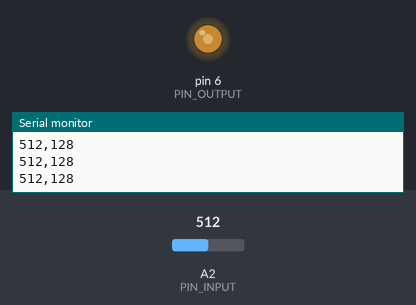
A sketch run on a simulated Arduino Uno, built with avr-gcc and run on an emulated ATmega328P. On the bench: output pins drawn as LEDs (lit = HIGH), the last lines printed to the serial monitor. The inputs (shaded band) are chosen by the test bench; at power-on: A2 (PIN_INPUT) = 512.

Above: at 1.2 s.
1.3 s: A2 (PIN_INPUT) set to 993
At 1.6 s:
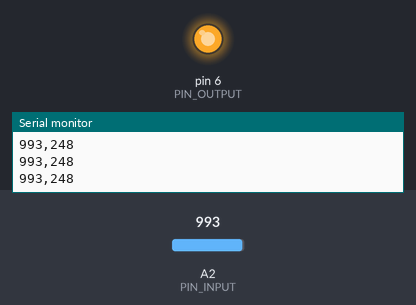
2.8 s: A2 (PIN_INPUT) set to 1017
At 3.9 s:
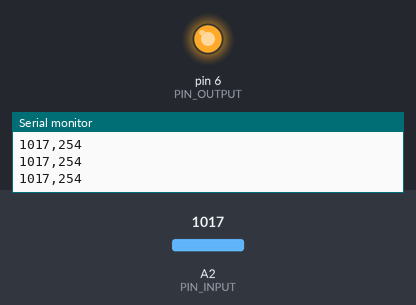
5.8 s: A2 (PIN_INPUT) set to 716
At 7.0 s:
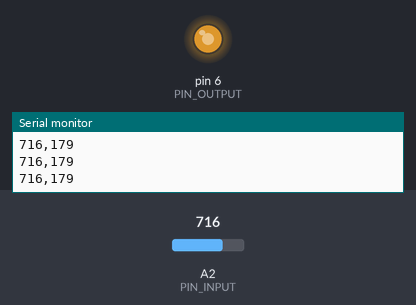
7.3 s: A2 (PIN_INPUT) set to 122
At 8.5 s:
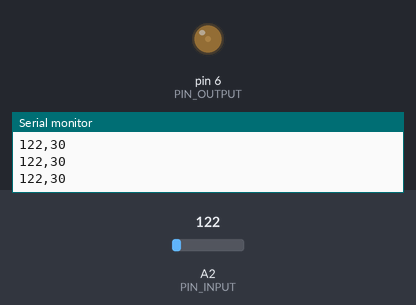
8.8 s: A2 (PIN_INPUT) set to 0
At 9.5 s:
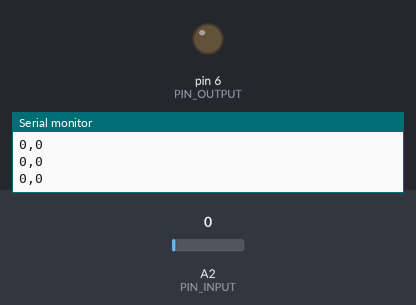
Timing chart, 0 to 11.3 s (numbered marks = the images above; inputs shaded):
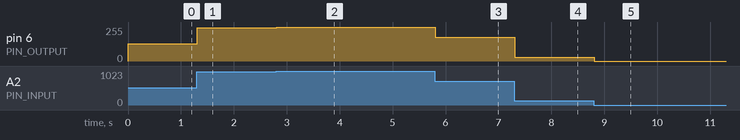

Measured:
- after the input at 1.3 s, pin 6 (PIN_OUTPUT): 128/255 → 248/255 at once
- after the input at 2.8 s, pin 6 (PIN_OUTPUT): 248/255 → 254/255 at once
- after the input at 5.8 s, pin 6 (PIN_OUTPUT): 254/255 → 179/255 at once
- after the input at 7.3 s, pin 6 (PIN_OUTPUT): 179/255 → 30/255 at once
- after the input at 8.8 s, pin 6 (PIN_OUTPUT): 30/255 → 0/255 at once

The sketch:

analog.ino
```cpp
#define BAUD_RATE 9600

#define PIN_OUTPUT 6
#define PIN_INPUT A2

int input, output;

char format[32];

void setup() {
  Serial.begin(BAUD_RATE);
  pinMode(PIN_OUTPUT, OUTPUT);
}

void loop() {
  input = analogRead(PIN_INPUT);
  output = input / 4;
  analogWrite(PIN_OUTPUT, output);
  sprintf(format, "%d,%d", input, output);
  Serial.println(format);
}
```
